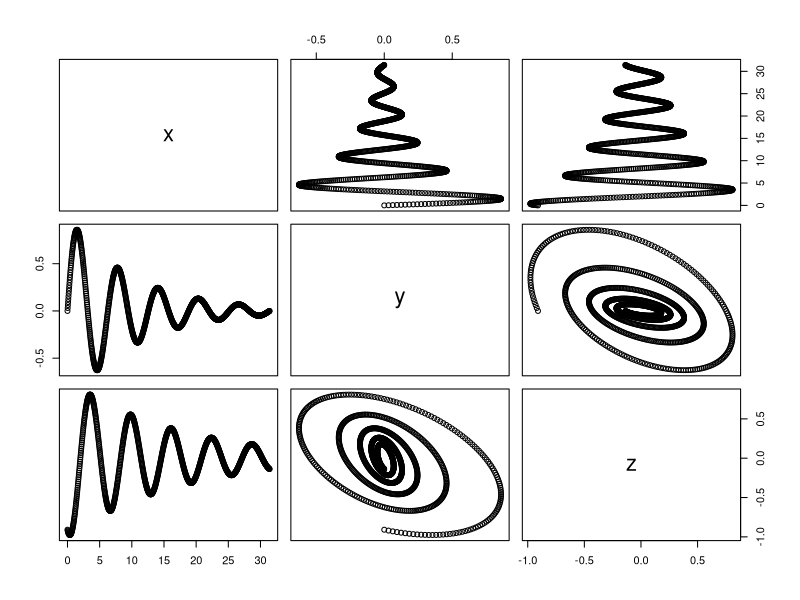
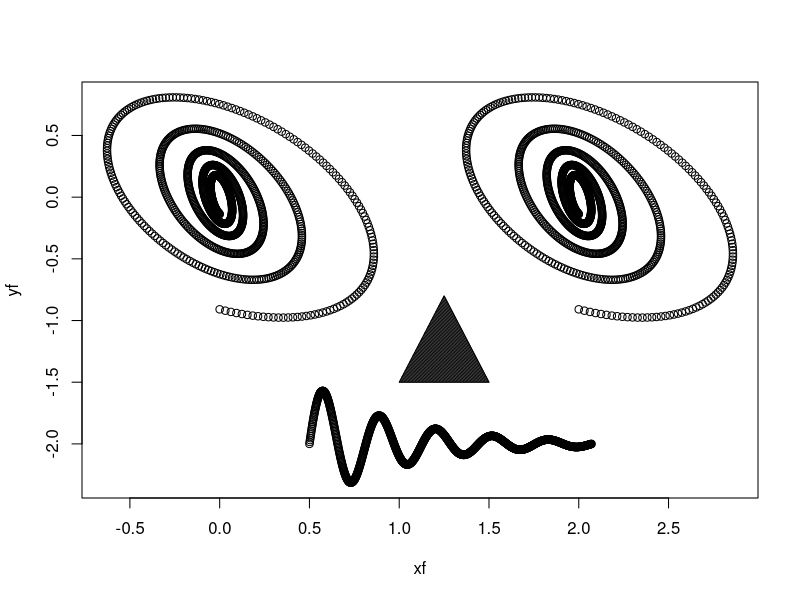

Reproduce these figures in R, in order.
## Robin
# Create some imaginary data and plot
x = seq(0, 10 * pi, length.out = 1000)
y = sin(x) * exp(-0.1 * x)
z = sin(x - 2) * exp(-0.06 * x)
plot(data.frame(x, y, z))

## Andy
# ... Add your lines here

## Wally
par(ask=T)
xf =c(y,2+y,x/20+0.5)
yf = c(z,z,y/2-2)
print("Click anywhere in the plot to continue")
plot(xf,yf)
polygon(c(1,1.25,1.5),c(-1.5,-0.8,-1.5),density=100)





# Person 3 ...
